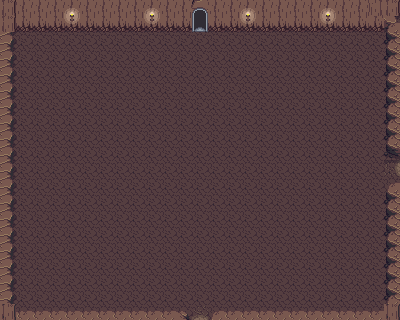

Below is a game level as drawn by its tile map, then a one-line description and the .tmx file that defines it, in full:
An orthogonal 25x20 tile map with 16x16 px tiles, 4 tile layers (ground, ground deco, collision, collision deco), 2 tilesets and 7 objects.

<map version="1.5" tiledversion="1.5.0" orientation="orthogonal" renderorder="right-down" width="25" height="20" tilewidth="16" tileheight="16" infinite="0" nextlayerid="6" nextobjectid="8">
 <tileset firstgid="1" source="../Tile Pallettes/cave.tsx" />
 <tileset firstgid="1001" source="../Tile Pallettes/overworld.tsx" />
 <layer id="1" name="ground" width="25" height="20">
  <data encoding="csv">
1,1,1,1,1,1,1,1,1,1,1,1,1180,1,1,1,1,1,1,1,1,1,1,1,1,
1,1,1,1,1,1,1,1,1,1,1,1,1,1,1,1,1,1,1,1,1,1,1,1,1,
1,1,1,1,1,1,1,1,1,1,1,1,1,1,1,1,1,1,1,1,1,1,1,1,1,
1,1,1,1,1,1,1,1,1,1,1,1,1,1,1,1,1,1,1,1,1,1,1,1,1,
1,1,1,1,1,1,1,1,1,1,1,1,1,1,1,1,1,1,1,1,1,1,1,1,1,
1,1,1,1,1,1,1,1,1,1,1,1,1,1,1,1,1,1,1,1,1,1,1,1,1,
1,1,1,1,1,1,1,1,1,1,1,1,1,1,1,1,1,1,1,1,1,1,1,1,1,
1,1,1,1,1,1,1,1,1,1,1,1,1,1,1,1,1,1,1,1,1,1,1,1,1,
1,1,1,1,1,1,1,1,1,1,1,1,1,1,1,1,1,1,1,1,1,1,1,1,1,
1,1,1,1,1,1,1,1,1,1,1,1,1,1,1,1,1,1,1,1,1,1,1,1,1,
1,1,1,1,1,1,1,1,1,1,1,1,1,1,1,1,1,1,1,1,1,1,1,1,81,
1,1,1,1,1,1,1,1,1,1,1,1,1,1,1,1,1,1,1,1,1,1,1,1,1,
1,1,1,1,1,1,1,1,1,1,1,1,1,1,1,1,1,1,1,1,1,1,1,1,1,
1,1,1,1,1,1,1,1,1,1,1,1,1,1,1,1,1,1,1,1,1,1,1,1,1,
1,1,1,1,1,1,1,1,1,1,1,1,1,1,1,1,1,1,1,1,1,1,1,1,1,
1,1,1,1,1,1,1,1,1,1,1,1,1,1,1,1,1,1,1,1,1,1,1,1,1,
1,1,1,1,1,1,1,1,1,1,1,1,1,1,1,1,1,1,1,1,1,1,1,1,1,
1,1,1,1,1,1,1,1,1,1,1,1,1,1,1,1,1,1,1,1,1,1,1,1,1,
1,1,1,1,1,1,1,1,1,1,1,1,1,1,1,1,1,1,1,1,1,1,1,1,1,
1,1,1,1,1,1,1,1,1,1,1,1,41,1,1,1,1,1,1,1,1,1,1,1,1
</data>
 </layer>
 <layer id="4" name="ground deco" width="25" height="20">
  <data encoding="csv">
1741,1741,1741,1741,1741,1741,1741,1741,1741,1741,1741,1741,1180,1741,1741,1741,1741,1741,1741,1741,1741,1741,1741,1741,1741,
1741,1741,1741,1741,1741,1741,1741,1741,1741,1741,1741,1741,1741,1741,1741,1741,1741,1741,1741,1741,1741,1741,1741,1741,1741,
1741,1741,1741,1741,1741,1741,1741,1741,1741,1741,1741,1741,1741,1741,1741,1741,1741,1741,1741,1741,1741,1741,1741,1741,1741,
1741,1741,1741,1741,1741,1741,1741,1741,1741,1741,1741,1741,1741,1741,1741,1741,1741,1741,1741,1741,1741,1741,1741,1741,1741,
1741,1741,1741,1741,1741,1741,1741,1741,1741,1741,1741,1741,1741,1741,1741,1741,1741,1741,1741,1741,1741,1741,1741,1741,1741,
1741,1741,1741,1741,1741,1741,1741,1741,1741,1741,1741,1741,1741,1741,1741,1741,1741,1741,1741,1741,1741,1741,1741,1741,1741,
1741,1741,1741,1741,1741,1741,1741,1741,1741,1741,1741,1741,1741,1741,1741,1741,1741,1741,1741,1741,1741,1741,1741,1741,1741,
1741,1741,1741,1741,1741,1741,1741,1741,1741,1741,1741,1741,1741,1741,1741,1741,1741,1741,1741,1741,1741,1741,1741,1741,1741,
1741,1741,1741,1741,1741,1741,1741,1741,1741,1741,1741,1741,1741,1741,1741,1741,1741,1741,1741,1741,1741,1741,1741,1741,1741,
1741,1741,1741,1741,1741,1741,1741,1741,1741,1741,1741,1741,1741,1741,1741,1741,1741,1741,1741,1741,1741,1741,1741,1741,1741,
1741,1741,1741,1741,1741,1741,1741,1741,1741,1741,1741,1741,1741,1741,1741,1741,1741,1741,1741,1741,1741,1741,1741,1741,1741,
1741,1741,1741,1741,1741,1741,1741,1741,1741,1741,1741,1741,1741,1741,1741,1741,1741,1741,1741,1741,1741,1741,1741,1741,1741,
1741,1741,1741,1741,1741,1741,1741,1741,1741,1741,1741,1741,1741,1741,1741,1741,1741,1741,1741,1741,1741,1741,1741,1741,1741,
1741,1741,1741,1741,1741,1741,1741,1741,1741,1741,1741,1741,1741,1741,1741,1741,1741,1741,1741,1741,1741,1741,1741,1741,1741,
1741,1741,1741,1741,1741,1741,1741,1741,1741,1741,1741,1741,1741,1741,1741,1741,1741,1741,1741,1741,1741,1741,1741,1741,1741,
1741,1741,1741,1741,1741,1741,1741,1741,1741,1741,1741,1741,1741,1741,1741,1741,1741,1741,1741,1741,1741,1741,1741,1741,1741,
1741,1741,1741,1741,1741,1741,1741,1741,1741,1741,1741,1741,1741,1741,1741,1741,1741,1741,1741,1741,1741,1741,1741,1741,1741,
1741,1741,1741,1741,1741,1741,1741,1741,1741,1741,1741,1741,1741,1741,1741,1741,1741,1741,1741,1741,1741,1741,1741,1741,1741,
1741,1741,1741,1741,1741,1741,1741,1741,1741,1741,1741,1741,1741,1741,1741,1741,1741,1741,1741,1741,1741,1741,1741,1741,1741,
1741,1741,1741,1741,1741,1741,1741,1741,1741,1741,1741,1741,1741,1741,1741,1741,1741,1741,1741,1741,1741,1741,1741,1741,1741
</data>
 </layer>
 <layer id="2" name="collision" width="25" height="20">
  <data encoding="csv">
1527,1526,1526,1526,1526,1526,1526,1526,1526,1526,1526,1526,1106,1526,1526,1526,1526,1526,1526,1526,1526,1526,1526,1525,1527,
1527,1566,1566,1566,1566,1566,1566,1566,1566,1566,1566,1566,1146,1566,1566,1566,1566,1566,1566,1566,1566,1566,1566,1566,250,
169,0,0,0,0,0,0,0,0,0,0,0,0,0,0,0,0,0,0,0,0,0,0,0,168,
169,0,0,0,0,0,0,0,0,0,0,0,0,0,0,0,0,0,0,0,0,0,0,0,168,
169,0,0,0,0,0,0,0,0,0,0,0,0,0,0,0,0,0,0,0,0,0,0,0,168,
169,0,0,0,0,0,0,0,0,0,0,0,0,0,0,0,0,0,0,0,0,0,0,0,168,
169,0,0,0,0,0,0,0,0,0,0,0,0,0,0,0,0,0,0,0,0,0,0,0,168,
169,0,0,0,0,0,0,0,0,0,0,0,0,0,0,0,0,0,0,0,0,0,0,0,168,
169,0,0,0,0,0,0,0,0,0,0,0,0,0,0,0,0,0,0,0,0,0,0,0,168,
169,0,0,0,0,0,0,0,0,0,0,0,0,0,0,0,0,0,0,0,0,0,0,0,248,
169,0,0,0,0,0,0,0,0,0,0,0,0,0,0,0,0,0,0,0,0,0,0,0,244,
169,0,0,0,0,0,0,0,0,0,0,0,0,0,0,0,0,0,0,0,0,0,0,0,208,
169,0,0,0,0,0,0,0,0,0,0,0,0,0,0,0,0,0,0,0,0,0,0,0,168,
169,0,0,0,0,0,0,0,0,0,0,0,0,0,0,0,0,0,0,0,0,0,0,0,168,
169,0,0,0,0,0,0,0,0,0,0,0,0,0,0,0,0,0,0,0,0,0,0,0,168,
169,0,0,0,0,0,0,0,0,0,0,0,0,0,0,0,0,0,0,0,0,0,0,0,168,
169,0,0,0,0,0,0,0,0,0,0,0,0,0,0,0,0,0,0,0,0,0,0,0,168,
169,0,0,0,0,0,0,0,0,0,0,0,0,0,0,0,0,0,0,0,0,0,0,0,168,
169,0,0,0,0,0,0,0,0,0,0,0,0,0,0,0,0,0,0,0,0,0,0,0,168,
164,207,207,207,207,207,207,207,207,207,207,209,374,208,207,207,207,207,207,207,207,207,207,207,164
</data>
 </layer>
 <layer id="5" name="collision deco" width="25" height="20">
  <data encoding="csv">
0,0,0,0,201,0,0,0,0,201,0,0,0,0,0,201,0,0,0,0,201,0,0,0,0,
0,0,0,0,241,0,0,0,0,241,0,0,0,0,0,241,0,0,0,0,241,0,0,0,0,
0,0,0,0,0,0,0,0,0,0,0,0,0,0,0,0,0,0,0,0,0,0,0,0,0,
0,0,0,0,0,0,0,0,0,0,0,0,0,0,0,0,0,0,0,0,0,0,0,0,0,
0,0,0,0,0,0,0,0,0,0,0,0,0,0,0,0,0,0,0,0,0,0,0,0,0,
0,0,0,0,0,0,0,0,0,0,0,0,0,0,0,0,0,0,0,0,0,0,0,0,0,
0,0,0,0,0,0,0,0,0,0,0,0,0,0,0,0,0,0,0,0,0,0,0,0,0,
0,0,0,0,0,0,0,0,0,0,0,0,0,0,0,0,0,0,0,0,0,0,0,0,0,
0,0,0,0,0,0,0,0,0,0,0,0,0,0,0,0,0,0,0,0,0,0,0,0,0,
0,0,0,0,0,0,0,0,0,0,0,0,0,0,0,0,0,0,0,0,0,0,0,0,0,
0,0,0,0,0,0,0,0,0,0,0,0,0,0,0,0,0,0,0,0,0,0,0,0,0,
0,0,0,0,0,0,0,0,0,0,0,0,0,0,0,0,0,0,0,0,0,0,0,0,0,
0,0,0,0,0,0,0,0,0,0,0,0,0,0,0,0,0,0,0,0,0,0,0,0,0,
0,0,0,0,0,0,0,0,0,0,0,0,0,0,0,0,0,0,0,0,0,0,0,0,0,
0,0,0,0,0,0,0,0,0,0,0,0,0,0,0,0,0,0,0,0,0,0,0,0,0,
0,0,0,0,0,0,0,0,0,0,0,0,0,0,0,0,0,0,0,0,0,0,0,0,0,
0,0,0,0,0,0,0,0,0,0,0,0,0,0,0,0,0,0,0,0,0,0,0,0,0,
0,0,0,0,0,0,0,0,0,0,0,0,0,0,0,0,0,0,0,0,0,0,0,0,0,
0,0,0,0,0,0,0,0,0,0,0,0,0,0,0,0,0,0,0,0,0,0,0,0,0,
0,0,0,0,0,0,0,0,0,0,0,0,0,0,0,0,0,0,0,0,0,0,0,0,0
</data>
 </layer>
 <objectgroup id="3" name="collisions">
  <object id="1" x="0.5" y="-0.5" width="192.5" height="30.5" />
  <object id="2" x="208" y="0.5" width="192" height="29.5" />
  <object id="3" x="386" y="15" width="14" height="139.5" />
  <object id="4" x="0.5" y="311.5" width="186" height="8" />
  <object id="5" x="-0.5" y="-1" width="15" height="320" />
  <object id="6" x="212" y="313" width="186" height="8" />
  <object id="7" x="386.5" y="181.75" width="14" height="139.5" />
 </objectgroup>
</map>
